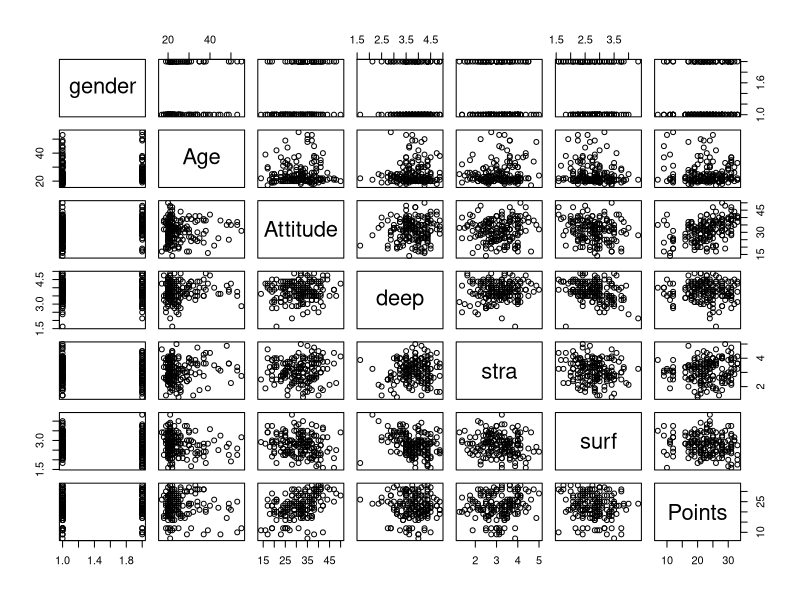

This chart was generated by the following R code:
## ---- chunk 1
library(dplyr)
lrn14 <- read.csv("data/learning2014.csv")
keep_columns <- c("gender","Age","Attitude", "deep", "stra", "surf", "Points")
lrn14 <- select(lrn14, one_of(keep_columns))
## ---- chunk 2
str(lrn14)

dim(lrn14)
## ---- chunk 3

p1 <- plot(lrn14)

## ---- chunk 4

summary(lrn14$gender)

summary(lrn14$Age)

summary(lrn14$Attitude)

summary(lrn14$deep)

summary(lrn14$stra)

summary(lrn14$surf)

summary(lrn14$Points)

## ---- chunk 5

library(ggplot2)
library(GGally)
library(dplyr)

## ---- chunk 6

my_model2 <- lm(Points ~ deep + stra + surf, data = lrn14)
summary(my_model2)

